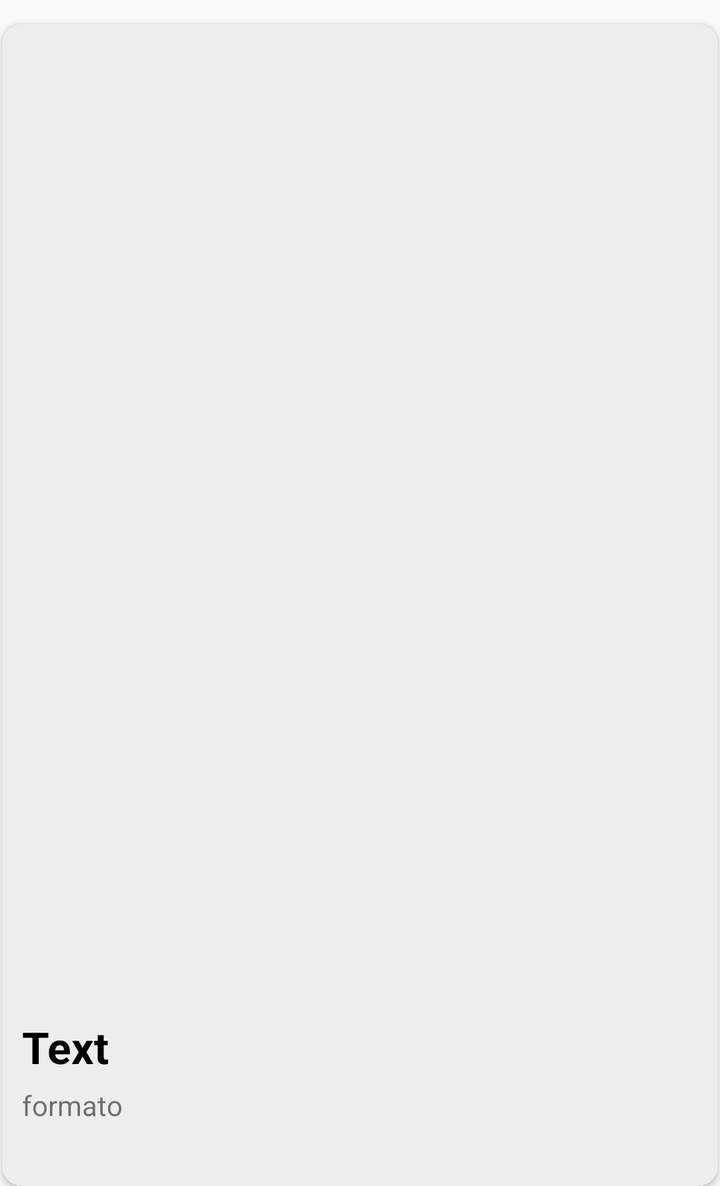
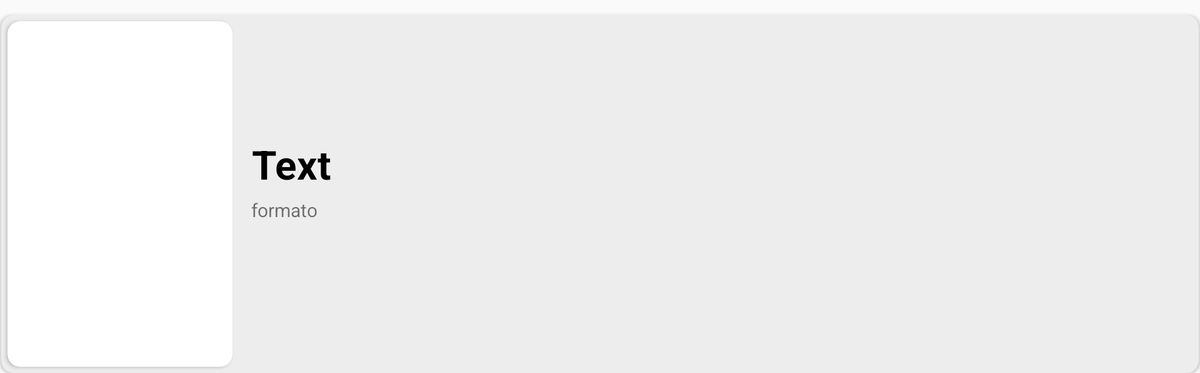

An Android layout and its configuration variant, each rendered on a device that would load it. The default file and the variant file are quoted in full after the pictures.
<!-- AndroidManifest.xml: application theme AppTheme -->
<!-- res/layout/pelicula.xml -->
<?xml version="1.0" encoding="utf-8"?>
<android.support.v7.widget.CardView
	xmlns:android="http://schemas.android.com/apk/res/android"
	xmlns:app="http://schemas.android.com/apk/res-auto"	
	android:layout_marginTop="12dp"	
	android:layout_marginLeft="1dp"	
	xmlns:tools="http://schemas.android.com/tools"	
	xmlns:card_view="http://schemas.android.com/apk/res-auto"
	android:layout_width="match_parent"
	android:state_hovered="true"
	android:gravity="center"
	card_view:cardBackgroundColor="#EDEDED"
	android:layout_height="wrap_content"
	card_view:cardCornerRadius="10dp"	
	android:layout_marginRight="1dp">

	<LinearLayout
		android:orientation="vertical"
		android:layout_width="match_parent"
		android:layout_height="wrap_content"
		
		android:gravity="center">

		<android.support.v7.widget.CardView
			android:layout_width="wrap_content"
			android:layout_margin="5dp"
			android:layout_height="477dp"
			card_view:cardCornerRadius="10dp"	>
		<LinearLayout
			android:id="@+id/imagen"
			android:background="@drawable/it2"
			android:layout_width="match_parent"
			android:layout_height="match_parent"/>
		</android.support.v7.widget.CardView>
		<LinearLayout
			android:orientation="vertical"
			android:layout_width="match_parent"
			android:layout_height="wrap_content"
			android:layout_margin="10dp">

			<TextView
				android:layout_width="wrap_content"
				android:layout_height="wrap_content"
				android:text="Text"
				style="@style/headerText"
				android:textColor="#000000"
				android:textSize="22dp"
				android:id="@+id/titulo"/>

			<TextView
				android:layout_width="wrap_content"
				android:layout_height="wrap_content"
				android:text="formato"
				android:layout_marginTop="5dp"
				android:id="@+id/formato"/>

			<TextView
				android:layout_width="wrap_content"
				android:layout_height="wrap_content"
				android:layout_marginTop="2dp"
				android:id="@+id/funcion"/>

		</LinearLayout>

	</LinearLayout>

</android.support.v7.widget.CardView>
<!-- resources referenced by this layout -->
<resources>
  <style name="headerText" parent="parent">
          <item name="android:textSize">@dimen/headerTextSize</item>
          <item name="android:textAlignment">center</item>
          <item name="android:textColor">@color/whiteTextColor</item>
          <item name="android:textStyle">bold</item>
      </style>
  <style name="AppTheme" parent="Theme.AppCompat.Light.DarkActionBar">
          
          <item name="colorPrimary">@color/colorPrimary</item>
          <item name="colorPrimaryDark">@color/colorPrimaryDark</item>
          <item name="colorAccent">@color/colorAccent</item>
      </style>
  <style name="parent">
          <item name="android:layout_width">match_parent</item>
          <item name="android:layout_height">wrap_content</item>
      </style>
  <dimen name="headerTextSize">22sp</dimen>
  <color name="whiteTextColor">#fff</color>
  <color name="colorPrimary">#D50000</color>
  <color name="colorPrimaryDark">#BF360C</color>
  <color name="colorAccent">#E64A19</color>
</resources>
<!-- res/layout-w900dp/pelicula.xml (the repository's variant of the layout above) -->
<!-- drawn on a 7-inch tablet turned sideways -->
<?xml version="1.0" encoding="utf-8"?>
<android.support.v7.widget.CardView
	xmlns:android="http://schemas.android.com/apk/res/android"
	xmlns:app="http://schemas.android.com/apk/res-auto"
	android:layout_marginTop="12dp"
	android:layout_marginLeft="1dp"
	xmlns:tools="http://schemas.android.com/tools"
	xmlns:card_view="http://schemas.android.com/apk/res-auto"
	android:layout_width="match_parent"
	android:state_hovered="true"
	android:gravity="center"
	card_view:cardBackgroundColor="#EDEDED"
	android:layout_height="wrap_content"
	card_view:cardCornerRadius="10dp"
	android:layout_marginRight="1dp">

	<LinearLayout
		android:orientation="horizontal"
		android:layout_width="match_parent"
		android:layout_height="wrap_content"
		android:gravity="center">

		<android.support.v7.widget.CardView
			android:layout_width="180dp"
			android:layout_margin="5dp"
			android:layout_height="277dp"
			card_view:cardCornerRadius="10dp">

			<LinearLayout
				android:id="@+id/imagen"
				android:background="@drawable/it2"
				android:layout_width="match_parent"
				android:layout_height="match_parent"/>

		</android.support.v7.widget.CardView>

		<LinearLayout
			android:orientation="vertical"
			android:layout_width="match_parent"
			android:layout_height="wrap_content"
			android:layout_margin="10dp">

			<TextView
				android:layout_width="wrap_content"
				android:layout_height="wrap_content"
				android:text="Text"
				style="@style/headerText"
				android:textColor="#000000"
				android:textSize="32dp"
				android:id="@+id/titulo"/>

			<TextView
				android:layout_width="wrap_content"
				android:layout_height="wrap_content"
				android:text="formato"
				android:textSize="15dp"
				android:layout_marginTop="5dp"
				android:id="@+id/formato"/>

			<TextView
				android:layout_width="wrap_content"
				android:layout_height="wrap_content"
				android:layout_marginTop="2dp"
				android:textSize="15dp"
				android:id="@+id/funcion"/>

		</LinearLayout>

	</LinearLayout>

</android.support.v7.widget.CardView>
